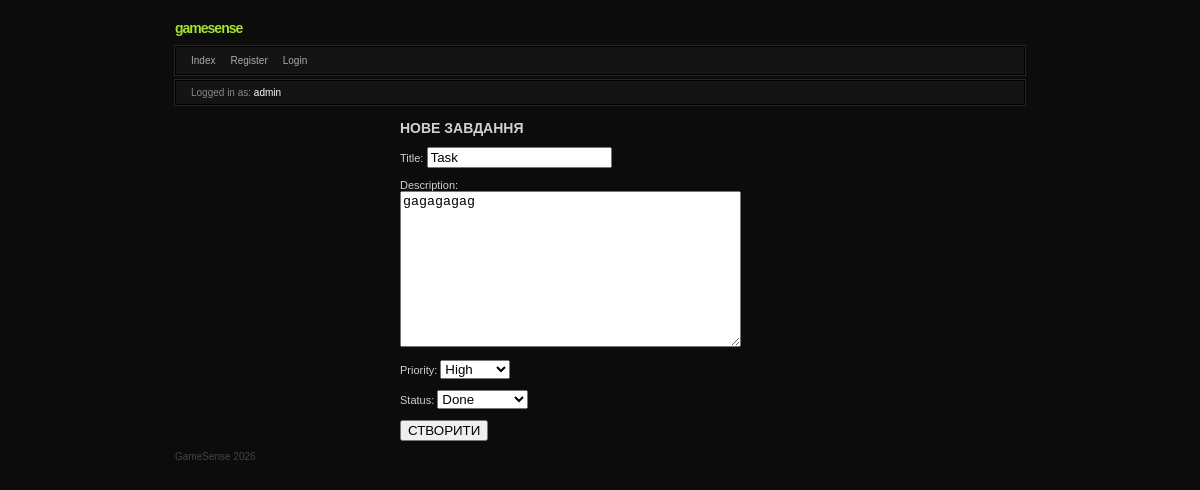
Page /1/update (signed in) on the committed database.
### tasks/models.py (models this page shows, shortened)
class Task(models.Model):
    STATUS_CHOICES = [
        ("todo", "To do"),
        ("in_progress", "In Progress"),
        ("done", "Done"),
    ]
    PRIORITY_CHOICES = [
        ("low", "Low"),
        ("medium", "Medium"),
        ("high", "High"),
    ]
    title = models.CharField(max_length=200)
    description = models.TextField()
    status = models.CharField(max_length=20, choices=STATUS_CHOICES, default="todo")
    priority = models.CharField(max_length=20, choices=PRIORITY_CHOICES, default="Medim")
    due_date = models.DateTimeField(null=True, blank=True)
    creator = models.ForeignKey(User, on_delete=models.CASCADE, related_name="tasks")

### tasks/views.py (the view, shortened to what this page needs)
# urls.py: path("<int:pk>/update", views.TaskUpdateView.as_view(), name="task_update"),
class TaskUpdateView(LoginRequiredMixin, UpdateView):
    model = models.Task
    fields = ['title', 'description', 'priority', 'status']
    template_name = "tasks/task_form.html"

### templates/tasks/task_form.html (shortened to what this page needs)
{% extends 'base.html' %}
{% block content %}
    <div class="task-item" style="max-width: 400px; margin: 0 auto;">
        <h2 style="color: var(--gs-green); font-size: 14px;">НОВЕ ЗАВДАННЯ</h2>
        <form method="post">
            {{ form.as_p }}
            <button type="submit" class="gs-btn">СТВОРИТИ</button>
        </form>
    </div>
{% endblock %}

### templates/base.html (shortened to what this page needs)
{% load static %}
<!DOCTYPE html>
<html lang="ru">
<head>
</head>
<body>
    <div class="forum-container">
        <div style="margin-bottom: 10px;">
            <span style="color: var(--accent); font-weight: bold; font-size: 14px; letter-spacing: -1px;">gamesense</span>
        </div>
        <div class="forum-nav">
            <a href="{% url 'tasks:task_list' %}">Index</a>
            <a href="{% url 'tasks:register' %}">Register</a>
            <a href="{% url 'tasks:login' %}">Login</a>
        </div>
        <div class="info-bar">
            {% if user.is_authenticated %}
                Logged in as: <span style="color: #fff;">{{ user.username }}</span>
            {% else %}
                You are not logged in.
            {% endif %}
        </div>
        {% block content %}{% endblock %}
        <div class="forum-footer">
            GameSense 2026
        </div>
    </div>
</body>
</html>

### templates/base.html (style rules this page uses)
:root { --bg-body: #0c0c0c; --bg-panel: #141414; --bg-header: #1a1a1a; --accent: #a5e12d; --border-outer: #000000; --border-inner: #252525; --text-main: #d1d1d1; --text-muted: #888; }
body { background-color: var(--bg-body); color: var(--text-main); font-family: 'Verdana', 'Tahoma', sans-serif; font-size: 11px; margin: 0; padding: 20px; display: flex; flex-direction: column; align-items: center; }
.forum-container { width: 100%; max-width: 850px; }
.forum-nav { background: var(--bg-panel); border: 1px solid var(--border-outer); outline: 1px solid var(--border-inner); padding: 8px 15px; margin-bottom: 5px; display: flex; gap: 15px; }
.forum-nav a { color: #aaa; text-decoration: none; text-transform: capitalize; font-size: 10px; }
.info-bar { background: var(--bg-panel); border: 1px solid var(--border-outer); outline: 1px solid var(--border-inner); padding: 6px 15px; margin-bottom: 15px; font-size: 10px; color: var(--text-muted); }
.forum-footer { margin-top: 10px; color: #444; font-size: 10px; text-align: left; width: 100%; }
h1, h2, h3 { margin: 0; font-size: 12px; }

### rows in the picture
Task: title "Task", description "gagagagag", priority "High", status "Done"

### other values in the picture
{{ user.username }} "admin"
